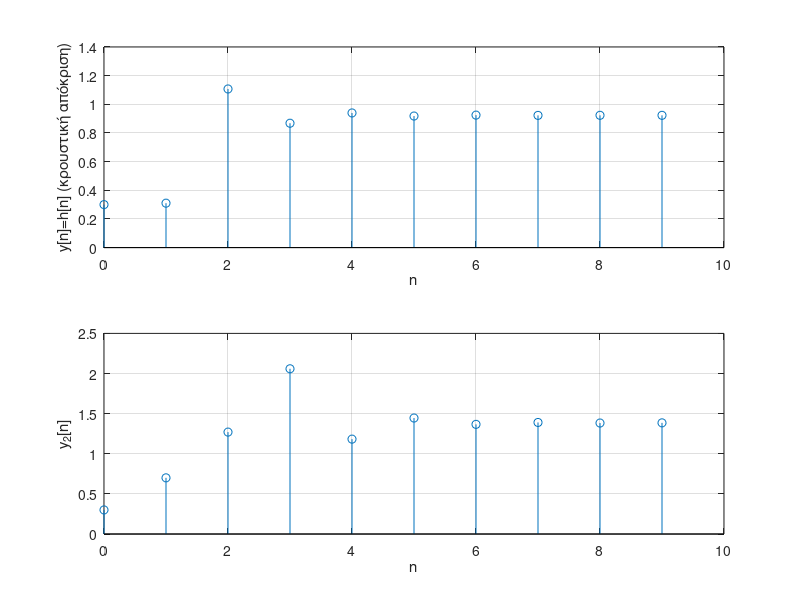

This chart was generated by the following MATLAB code:
clear all,close all,clc
% Άσκηση 8
n=0:9;
b=[0.3 0.1 0.8];
a=[1 -0.7 -0.3];
delta=n==0;
y=filter(b,a,delta);
x2=[1 1.3 -0.8 +zeros(1,length(n)-3)];
y2=filter(b,a,x2);
subplot(211),stem(n,y),grid on,xlabel('n'),ylabel('y[n]=h[n] (κρουστική απόκριση)');
subplot(212),stem(n,y2),grid on,xlabel('n'),ylabel('y_2[n]');
